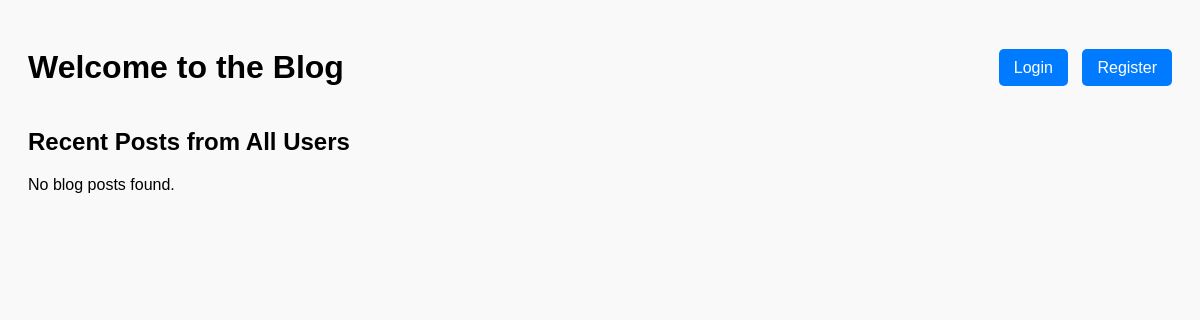
Before: / with the older database file.
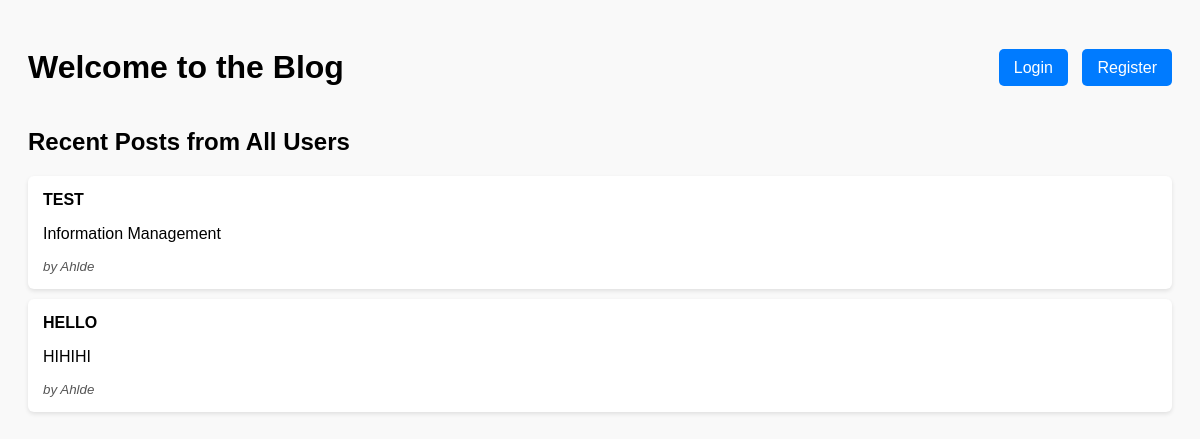
After: the same page with the newer database file.
### tables this page shows
CREATE TABLE `blog` (
  `id` int(11) NOT NULL,
  `title` text NOT NULL,
  `content` text NOT NULL,
  `author_id` int(11) NOT NULL,
  `created_at` timestamp NULL DEFAULT current_timestamp(),
  `updated_at` timestamp NULL DEFAULT current_timestamp() ON UPDATE current_timestamp()
);

CREATE TABLE `user` (
  `id` int(11) NOT NULL,
  `first_name` varchar(255) NOT NULL,
  `last_name` varchar(255) NOT NULL,
  `username` varchar(255) NOT NULL,
  `password` varchar(255) NOT NULL,
  `created_at` timestamp NULL DEFAULT current_timestamp(),
  `updated_at` timestamp NULL DEFAULT current_timestamp() ON UPDATE current_timestamp()
);

### app/includes/database.php (called while the page is built, shortened)
<?php
class Database {
    private $host = "localhost";
    private $db_name = "blogpost";
    private $username = "root";
    private $password = "";
    protected $conn;
    public function __construct() {
        try {
            $this->conn = new \PDO("mysql:host=" . $this->host . ";dbname=" . $this->db_name, $this->username, $this->password);
            $this->conn->setAttribute(\PDO::ATTR_ERRMODE, \PDO::ERRMODE_EXCEPTION);
        } catch (\PDOException $e) {
            die("Connection failed: " . $e->getMessage());
        }
    }
    public function getConnection() {
        return $this->conn;
    }
}

### app/models/Post.php (called while the page is built, shortened)
<?php
class Post extends Database {
    private $db;
    public function __construct() {
        $this->db = $this->getConnection();
    }
    public function getAllPostsWithAuthor(): array {
        $sql = "SELECT blog.*, user.first_name AS author_name
                FROM blog
                INNER JOIN user ON blog.author_id = user.id
                ORDER BY blog.created_at DESC";
        $stmt = $this->db->query($sql);
        return $stmt->fetchAll(PDO::FETCH_ASSOC);
    }
}

### index.php (the view, shortened to what this page needs)
<?php
$post = new Post();
$isLoggedIn = isset($_SESSION['user']);
if ($isLoggedIn) {
    $userId = $_SESSION['user']['id'];
    $posts = $post->getPostsByLoggedInUser($userId);
} else {
    $posts = $post->getAllPostsWithAuthor();
}
?>
<!DOCTYPE html>
<html lang="en">
<head>
</head>
<body>
<div class="topbar">
    <h1>Welcome to the Blog</h1>
    <div>
        <?php if ($isLoggedIn): ?>
            Hello, <?php echo htmlspecialchars($_SESSION['user']['first_name']); ?> |
            <a href="blog.php" class="button">Add Blog</a>
            <a href="logout.php" class="button">Logout</a>
        <?php else: ?>
            <a href="login.php" class="button">Login</a>
            <a href="register.php" class="button">Register</a>
        <?php endif; ?>
    </div>
</div>
<h2><?php echo $isLoggedIn ? 'Your Blog Posts' : 'Recent Posts from All Users'; ?></h2>
<?php if (!empty($posts)): ?>
    <ul>
        <?php foreach ($posts as $p): ?>
            <?php if ($isLoggedIn): ?>
                <li>
                    <a href="blog.php?id=<?php echo $p['id']; ?>" class="post-link">
                        <strong><?php echo htmlspecialchars($p['title']); ?></strong><br>
                        <p><?php echo nl2br(htmlspecialchars($p['content'])); ?></p>
                    </a>
                </li>
            <?php else: ?>
                <li style="background: white; padding: 15px; border-radius: 6px; box-shadow: 0 2px 4px rgba(0,0,0,0.1);">
                    <strong><?php echo htmlspecialchars($p['title']); ?></strong><br>
                    <p><?php echo nl2br(htmlspecialchars($p['content'])); ?></p>
                    <small class="author-name">by <?php echo htmlspecialchars($p['author_name']); ?></small>
                </li>
            <?php endif; ?>
        <?php endforeach; ?>
    </ul>
<?php else: ?>
    <p>No blog posts found.</p>
<?php endif; ?>
</body>
</html>

### index.php (style rules this page uses)
body { font-family: Arial, sans-serif; padding: 20px; background: #f9f9f9; }
.topbar { display: flex; justify-content: space-between; align-items: center; margin-bottom: 20px; }
a.button { background: #007BFF; color: white; padding: 10px 15px; text-decoration: none; border-radius: 5px; margin-left: 10px; }
ul { list-style: none; padding: 0; }
li { margin-bottom: 10px; }
small.author-name { display: block; margin-top: 10px; color: #555; font-style: italic; }

Changed rows visible on the page:
added blog: title "TEST", content "Information Management", author.first_name "Ahlde"
added blog: title "HELLO", content "HIHIHI", author.first_name "Ahlde"
Other visible differences:
text no longer shown: "No blog posts found."
